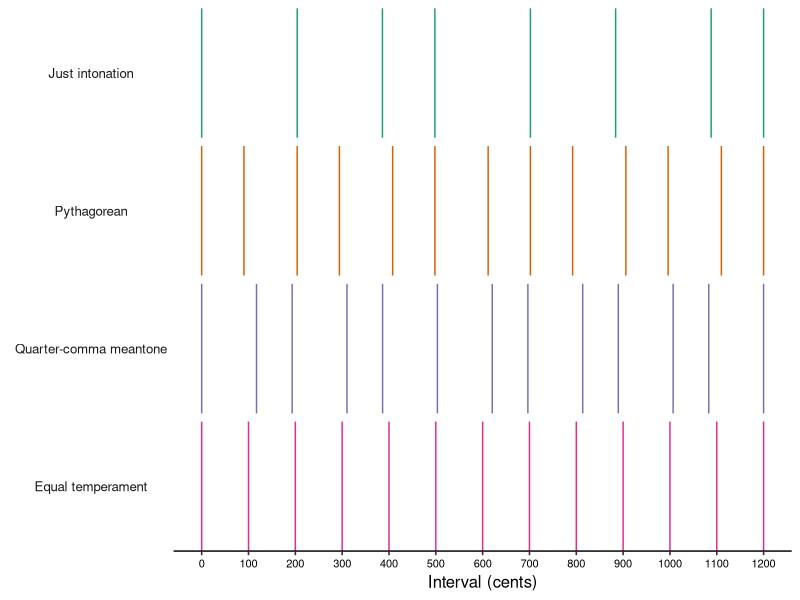
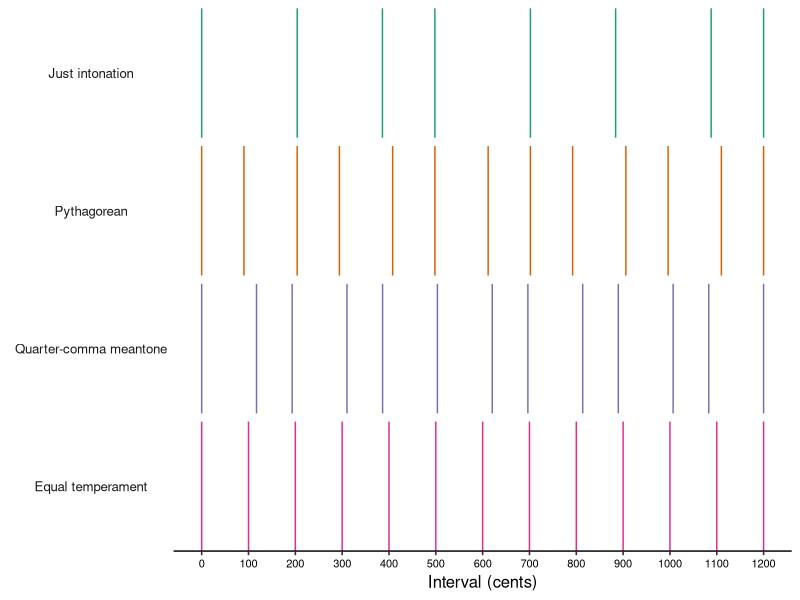

Here is the R script that generated these plots, in order:
library(tidyverse)
library(ggpubr)

theme_set(theme_pubr())

raw <- 
  read_csv(
    "input/common-scales.csv",
    col_types = cols(
      Pythagorean = col_double(),
      `Just intonation` = col_double(),
      `Quarter-comma meantone` = col_double(),
      `Equal temperament` = col_double()
    )
)

scales <- names(raw)

raw %>% 
  pivot_longer(cols = everything(), names_to = "scale", values_to = "cents") %>% 
  mutate(
    scale = factor(scale, levels = scales)
  ) %>% 
  na.omit() %>% 
  ggplot() + 
  scale_x_continuous("Interval (cents)", breaks = seq(from = 0, to = 1200, by = 100)) +
  geom_vline(aes(xintercept = cents, color = scale)) + 
  scale_color_brewer(palette = "Dark2") + 
  # scale_color_viridis_d(option = "A", begin = 0.8, end = 0.2) + 
  facet_grid(scale ~ ., switch = "y") + 
  theme(
    # panel.grid.major = element_line(color = "black"),
    strip.background = element_blank(),
    strip.text.y.left = element_text(angle = 0),
    axis.text = element_text(size = 8),
    axis.line.y = element_blank(),
    legend.position = "none", 
  )

R.utils::mkdirs("output/illustrations")
ggsave("output/illustrations/common-scales.pdf", width = 6, height = 2)
